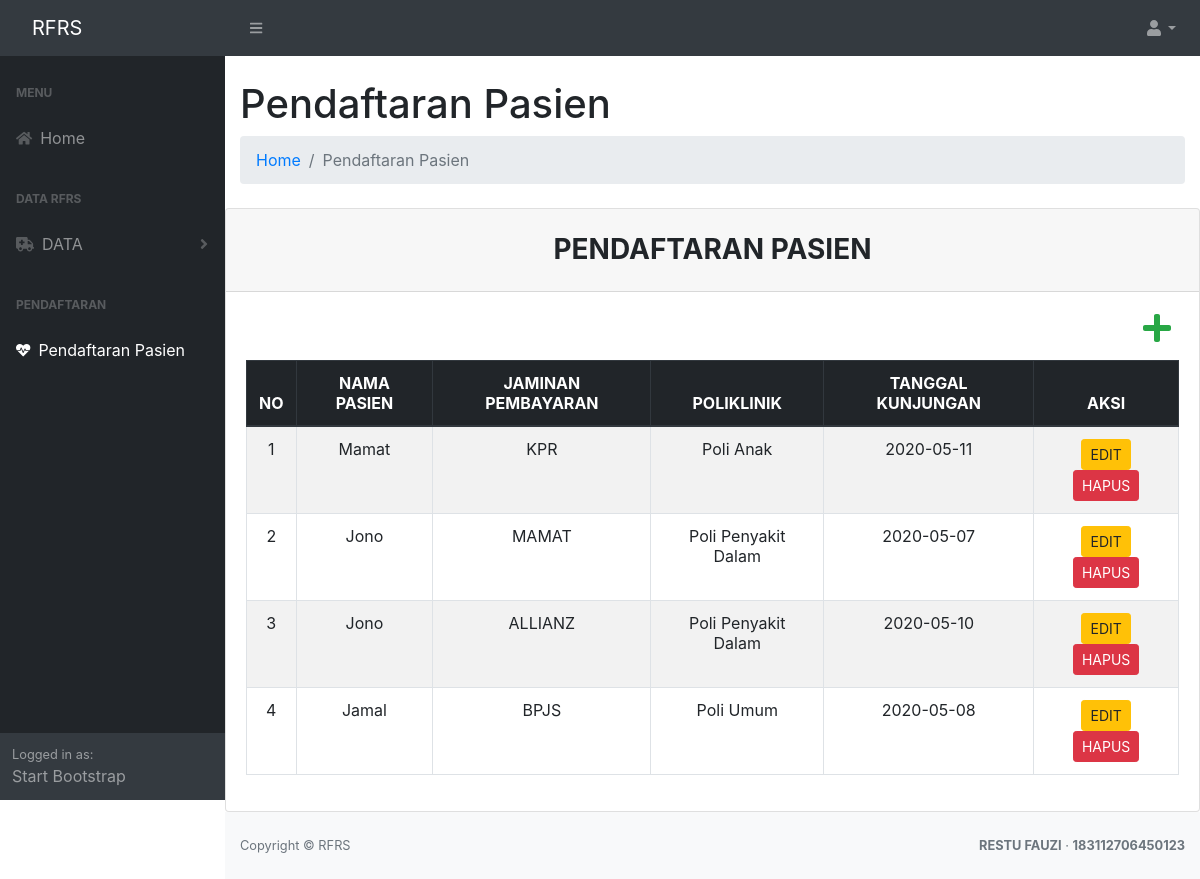
/dist/pendaf_pasien.php (signed in), run on the app's committed database.
### tables this page shows
CREATE TABLE `pendaftaran` (
  `id` int(11) NOT NULL,
  `nama` varchar(50) NOT NULL,
  `nm_pemb` varchar(20) NOT NULL,
  `nm_poli` varchar(20) NOT NULL,
  `tgl_kunjungan` date NOT NULL
);

### dist/pendaf_pasien.php (the view, shortened to what this page needs)
<?php
    include_once ('config.php');
    include 'layout/sidebar.php';
    include 'layout/topmenu.php';
?>
<!DOCTYPE html>
<html lang="en">
<head>
    <link href="css/styles.css" rel="stylesheet" />
    <link href="https://cdn.datatables.net/1.10.20/css/dataTables.bootstrap4.min.css" rel="stylesheet" />
    <link rel="stylesheet" href="https://stackpath.bootstrapcdn.com/bootstrap/4.1.3/css/bootstrap.min.css">
</head>
<body>
    <div class="container-fluid">
        <h1 class="mt-4">Pendaftaran Pasien</h1>
            <ol class="breadcrumb mb-4">
                <li class="breadcrumb-item"><a href="index.php">Home</a></li>
                <li class="breadcrumb-item active">Pendaftaran Pasien</li>
            </ol>
    </div>
    <div class="card">
        <h3 class="card-header text-center font-weight-bold text-uppercase py-4">PENDAFTARAN PASIEN</h3>
    <div class="card-body">
        <div id="table" class="table-editable">
            <span class="table-add float-right mb-3 mr-2"><a href="add_pendafpasien.php" class="text-success"><i
                class="fas fa-plus fa-2x" aria-hidden="true"></i></a></span>
                <table class="table table-bordered table-responsive-md table-striped text-center">
                    <thead class="thead-dark">
                        <tr>
                            <th class="text-center">NO</th>
                            <th class="text-center">NAMA PASIEN</th>
                            <th class="text-center">JAMINAN PEMBAYARAN</th>
                            <th class="text-center">POLIKLINIK</th>
                            <th class="text-center">TANGGAL KUNJUNGAN</th>
                            <th class="text-center">AKSI</th>
                        </tr>
                        </thead>
                            <tbody>
                            <?php
                            $sql = mysqli_query($koneksi, "SELECT * FROM pendaftaran ORDER BY id DESC") or die(mysqli_error($koneksi));
                            if(mysqli_num_rows($sql) > 0){
                                $no = 1;
                                while($data = mysqli_fetch_assoc($sql)){
                                    echo '
                                    <tr>
                                        <td>'.$no.'</td>
                                        <td>'.$data['nama'].'</td>
                                        <td>'.$data['nm_pemb'].'</td>
                                        <td>'.$data['nm_poli'].'</td>
                                        <td>'.$data['tgl_kunjungan'].'</td>
                                        <td>
                                            <a href="edit_pendafpasien.php?id='.$data['id'].'" class="btn btn-warning btn-rounded btn-sm my-0">EDIT</a>
                                            <a href="delete_pendafpasien.php?id='.$data['id'].'" class="btn btn-danger btn-rounded btn-sm my-0"onclick="return confirm(\'Are you sure?\')">HAPUS</a>
                                        </td>
                                    </tr>
                                    ';
                                    $no++;
                                }
                            }else{
                                echo '
                                <tr>
                                    <td colspan="6">No Data.</td>
                                </tr>
                                ';
                            }
                            ?>
                        </tbody>
                        </table>
                    </div>
                </div>
                </div>
</body>
</html>
<?php
include 'layout/footer.php';
?>

### dist/layout/sidebar.php (shortened to what this page needs)
<div id="layoutSidenav">
            <div id="layoutSidenav_nav">
                <nav class="sb-sidenav accordion sb-sidenav-dark" id="sidenavAccordion">
                    <div class="sb-sidenav-menu">
                        <div class="nav">
                            <div class="sb-sidenav-menu-heading">MENU</div>
                            <a class="nav-link" href="index.php"
                                ><div class="sb-nav-link-icon"><i class="fas fa fa-home"></i></div>
                                Home</a
                            >
                            <div class="sb-sidenav-menu-heading">DATA RFRS</div>
                            <a class="nav-link collapsed" href="#" data-toggle="collapse" data-target="#collapseLayouts" aria-expanded="false" aria-controls="collapseLayouts"
                                ><div class="sb-nav-link-icon"><i class="fas fa fa-ambulance"></i></div>
                                DATA
                                <div class="sb-sidenav-collapse-arrow"><i class="fas fa-angle-down"></i></div
                            ></a>
                            <div class="sb-sidenav-menu-heading">PENDAFTARAN</div>
                            <a class="nav-link" href="pendaf_pasien.php"
                                ><div class="sb-nav-link-icon"><i class="fas fa fa-heartbeat"></i></div>
                                Pendaftaran Pasien</a>
                            </div>
                        </div>
                        <div class="sb-sidenav-footer">
                        <div class="small">Logged in as:</div>
                        Start Bootstrap
                        </div>
                </nav>
            </div>
            <div id="layoutSidenav_content">

### dist/layout/topmenu.php (shortened to what this page needs)
<body class="sb-nav-fixed">
        <nav class="sb-topnav navbar navbar-expand navbar-dark bg-dark">
            <a class="navbar-brand" href="index.php">RFRS</a><button class="btn btn-link btn-sm order-1 order-lg-0" id="sidebarToggle" href="#"><i class="fas fa-bars"></i></button
            >
            <ul class="navbar-nav ml-auto ml-md-0">
                <li class="nav-item dropdown">
                    <a class="nav-link dropdown-toggle" id="userDropdown" href="#" role="button" data-toggle="dropdown" aria-haspopup="true" aria-expanded="false"><i class="fas fa-user fa-fw"></i></a>
                </li>
            </ul>
        </nav>
</body>

### dist/layout/footer.php (shortened to what this page needs)
<footer class="py-4 bg-light mt-auto">
                    <div class="container-fluid">
                        <div class="d-flex align-items-center justify-content-between small">
                            <div class="text-muted">Copyright &copy; RFRS</div>
                            <div>
                                <div class="text-muted"><b>RESTU FAUZI</b> &middot; <b>183112706450123</b></div>
                            </div>
                        </div>
                    </div>
                </footer>
            </div>
        </div>
    </body>
</html>

### data on the page
pendaftaran: nama "Mamat", nm_pemb "KPR", nm_poli "Poli Anak", tgl_kunjungan "2020-05-11"
pendaftaran: nama "Jono", nm_pemb "MAMAT", nm_poli "Poli Penyakit Dalam", tgl_kunjungan "2020-05-07"
pendaftaran: nama "Jono", nm_pemb "ALLIANZ", nm_poli "Poli Penyakit Dalam", tgl_kunjungan "2020-05-10"
pendaftaran: nama "Jamal", nm_pemb "BPJS", nm_poli "Poli Umum", tgl_kunjungan "2020-05-08"
